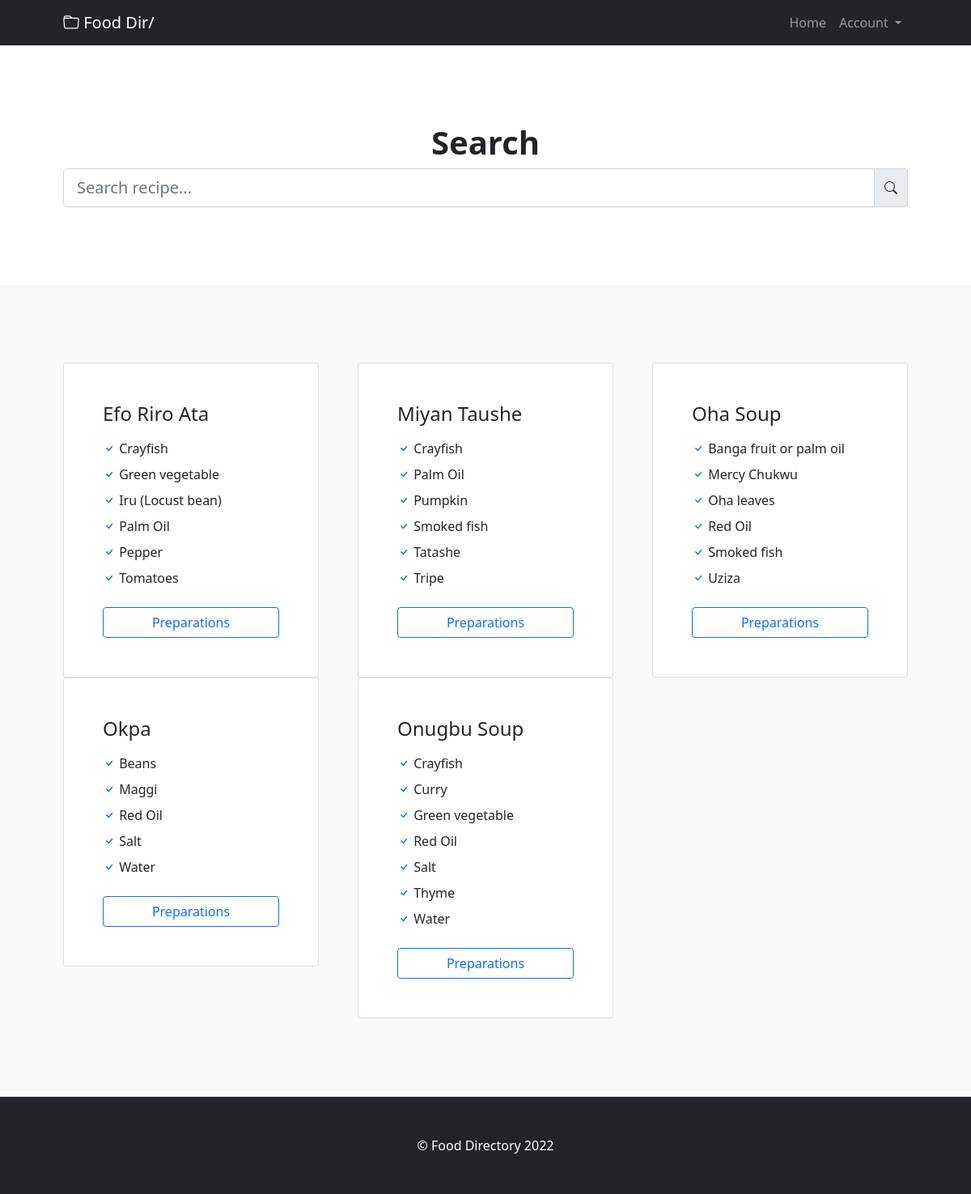
The app's page /search/ with its own data.
### recipe/models.py (models this page shows, shortened)
class Recipe(models.Model):
    BREAKFAST = 'B'
    LUNCH = 'L'
    DINNER = 'D'
    MEAL_PERIOD_CHOICES = (
        (BREAKFAST, 'Breakfast'),
        (LUNCH, 'Lunch'),
        (DINNER, 'Dinner'),
    )
    name = models.CharField(max_length=100)
    slug = models.SlugField(max_length=100)
    tribe = models.ForeignKey(Tribe, on_delete=models.CASCADE)
    description = models.TextField()
    cooking_time = models.CharField(max_length=20)
    preparation_time = models.CharField(max_length=20)
    meal_period = models.CharField(
        max_length=10,
        choices=MEAL_PERIOD_CHOICES)
    servings = models.PositiveIntegerField()
    image = models.ImageField(upload_to='recipes')
    image_caption = models.CharField(max_length=100)
    video = models.FileField(upload_to='videos/')
    created = models.DateTimeField(auto_now_add=True)
    updated = models.DateTimeField(auto_now=True)
    class Meta:
        ordering = ['name']
    def get_absolute_url(self):
        return reverse('recipe:detail', kwargs={'slug': self.slug})

class Ingredient(models.Model):
    name = models.CharField(max_length=50)
    recipe = models.ForeignKey(Recipe,
                               on_delete=models.CASCADE,
                               related_name='ingredients')
    class Meta:
        ordering = ['name']

### recipe/views.py (the view)
# urls.py: path('search/', search, name='search'),
def search(request):
    q = request.GET.get('q', None)
    recipes = ''
    if q is None or q == "":
        recipes = Recipe.objects.all()
    elif q is not None:
        recipes = Recipe.objects.filter(
            Q(name__icontains=q) | Q(description__icontains=q))
    return render(request, 'recipe/search.html', {'recipes': recipes})

### templates/recipe/search.html (shortened to what this page needs)
{% extends "base.html" %}
{% block content %}
<section class="py-5">
    <div class="container px-5 my-5">
        <div class="text-center mb-5">
            <h1 class="fw-bolder">Search</h1>
            <form method="GET" action="{% url 'recipe:search' %}">
                <div class="input-group">
                    <input id="q" name="q" value="{{ request.GET.q }}" class="form-control form-control-lg" type="search" placeholder="Search recipe..." aria-label="Search" aria-describedby="search-icon">
                    <span class="input-group-text" id="search-icon"><i class="bi bi-search"></i></span>
                </div>
            </form>
        </div>
    </div>
</section>
<section class="bg-light py-5 border-bottom">
    <div class="container px-5 my-5">
        <div class="row gx-5 mb-4">
        	{% for recipe in recipes %}
            <div class="col-lg-4">
                <div class="card mb-5 mb-xl-0">
                    <div class="card-body p-5">
                        <div class="mb-3">
                        	<h4>{{ recipe.name }}</h4>
                        </div>
                        <ul class="list-unstyled mb-4">
                        	{% for ingredient in recipe.ingredients.all %}
                            <li class="mb-2">
                                <i class="bi bi-check text-primary"></i>
                                {{ ingredient.name }}
                            </li>
                            {% endfor %}
                        </ul>
                        <div class="d-grid"><a class="btn btn-outline-primary" href="{{ recipe.get_absolute_url }}">Preparations</a></div>
                    </div>
                </div>
            </div>
            {% empty %}
            <h4>No recipe matches your search.</h4>
            {% endfor %}
        </div>
    </div>
</section>
{% endblock content %}

### records on screen
Recipe: name "Efo Riro Ata"
Ingredient: name "Crayfish"
Ingredient: name "Green vegetable"
Ingredient: name "Iru (Locust bean)"
Ingredient: name "Palm Oil"
Ingredient: name "Pepper"
Ingredient: name "Tomatoes"
Recipe: name "Miyan Taushe"
Ingredient: name "Crayfish"
Ingredient: name "Palm Oil"
Ingredient: name "Pumpkin"
Ingredient: name "Smoked fish"
Ingredient: name "Tatashe"
Ingredient: name "Tripe"
Recipe: name "Oha Soup"
Ingredient: name "Banga fruit or palm oil"
Ingredient: name "Mercy Chukwu"
Ingredient: name "Oha leaves"
Ingredient: name "Red Oil"
Ingredient: name "Smoked fish"
Ingredient: name "Uziza"
Recipe: name "Okpa"
Ingredient: name "Beans"
Ingredient: name "Maggi"
Ingredient: name "Red Oil"
Ingredient: name "Salt"
Ingredient: name "Water"
Recipe: name "Onugbu Soup"
Ingredient: name "Crayfish"
Ingredient: name "Curry"
Ingredient: name "Green vegetable"
Ingredient: name "Red Oil"
Ingredient: name "Salt"
Ingredient: name "Thyme"
Ingredient: name "Water"
